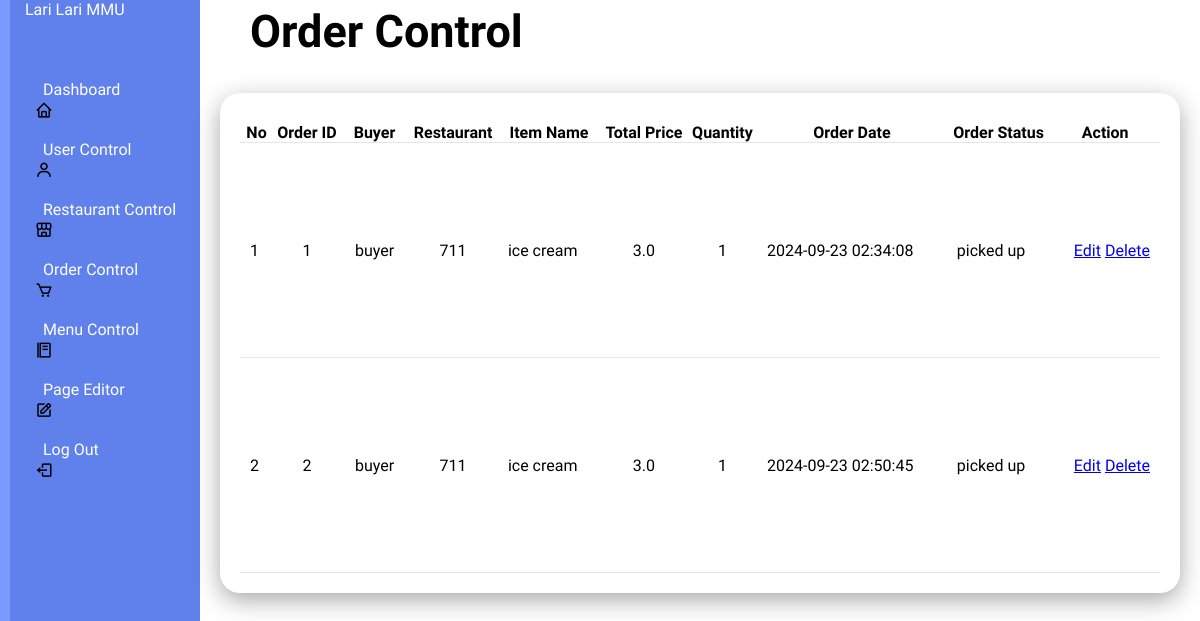
The page /ordercontrol on the database as committed earlier.
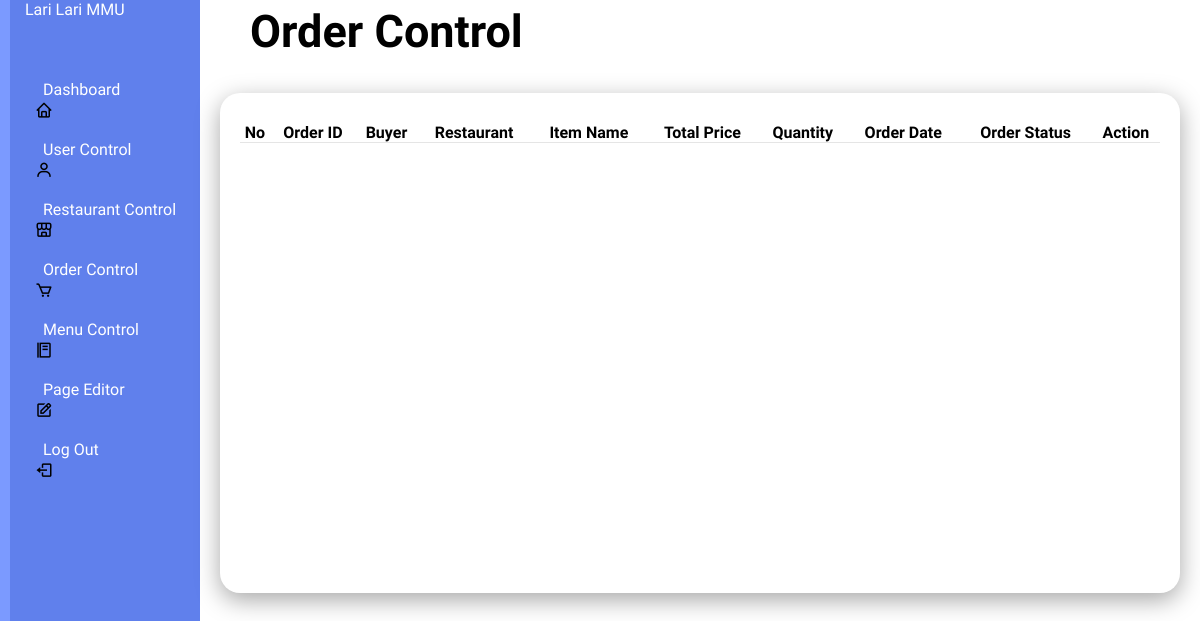
The same page on the database as committed later.
### tables this page shows
CREATE TABLE orders (
            id INTEGER PRIMARY KEY AUTOINCREMENT,
            buyer_username TEXT NOT NULL,
            restaurant_name TEXT NOT NULL,
            item_name TEXT NOT NULL,
            total_price REAL NOT NULL,
            quantity INTEGER NOT NULL,
            order_date TIMESTAMP DEFAULT CURRENT_TIMESTAMP, 
            order_status TEXT DEFAULT 'available',
            status TEXT DEFAULT 'pending',
            runner_name TEXT,
            runner_lat REAL,
            runner_lng REAL,
            delivery_address TEXT,
            delivery_lat REAL,
            delivery_lng REAL
        );

### app.py (the view)
@app.route('/ordercontrol', methods=['GET'])
def ordercontrol():
    conn = get_db_connection()
    cursor = conn.cursor()
    query = """
        SELECT id, buyer_username, restaurant_name, item_name, total_price, quantity, order_date, status
        FROM orders
    """
    cursor.execute(query)
    orders = cursor.fetchall()
    conn.close()
    return render_template('ordercontrol.html', orders=orders)

### app.py (called while the page is built)
def get_db_connection():
    con = sqlite3.connect("database.db")
    con.row_factory = sqlite3.Row
    return con

### templates/ordercontrol.html (shortened to what this page needs)
<!DOCTYPE html>
<html lang="en">
<head>
    <link rel="stylesheet" type="text/css" href="../static/style(admin2).css">
    <link rel="stylesheet" href="https://unpkg.com/boxicons@latest/css/boxicons.min.css">
        <link href="https://cdn.jsdelivr.net/npm/remixicon@4.3.0/fonts/remixicon.css" rel="stylesheet"/>
        <link rel="stylesheet" href="https://unpkg.com/aos@next/dist/aos.css" />
</head>
</head>
<body>
    <div class="admincontainer">
        <div class="navbar">
            <ul>
                <li><a href="#">Lari Lari MMU</a></li>
                <li><i class='bx bx-home'></i><a href="/admin">Dashboard</a></li>
                <li><i class='bx bx-user'></i><a href="/usercontrol">User Control</a></li>
                <li><i class='bx bx-store-alt'></i><a href="/restaurantcontrol">Restaurant Control</a></li>
                <li><i class='bx bx-cart'></i><a href="/ordercontrol">Order Control</a></li>
                <li><i class='bx bx-food-menu'></i><a href="/menucontrol">Menu Control</a></li>
                <li><i class='bx bx-edit'></i><a href="/pageEditor">Page Editor</a></li>
                <li><i class='bx bx-log-out'></i><a href="/logout">Log Out</a></li>
            </ul>
        </div>
    </div>
    <div class="admin-main">
        <div class="admin-header">
            <h2>Order Control</h2>
        </div>
        <div class="admin-table">
            <div class="table-body">
                <table>
                    <thead>
                        <tr>
                            <th>No</th>
                            <th>Order ID</th>
                            <th>Buyer</th>
                            <th>Restaurant</th>
                            <th>Item Name</th>
                            <th>Total Price</th>
                            <th>Quantity</th>
                            <th>Order Date</th>
                            <th>Order Status</th>
                            <th>Action</th>
                        </tr>
                    </thead>
                    <tbody>
                        {% for order in orders %}
                        <tr>
                            <td>{{ loop.index }}</td>
                            <td>{{ order.id }}</td>
                            <td>{{ order.buyer_username }}</td>
                            <td>{{ order.restaurant_name }}</td>
                            <td>{{ order.item_name }}</td>
                            <td>{{ order.total_price }}</td>
                            <td>{{ order.quantity }}</td>
                            <td>{{ order.order_date }}</td>
                            <td>{{ order.status }}</td>
                            <td class="actions">
                              <a href="{{ url_for('edit_order', order_id=order.id) }}">Edit</a>
                              <a href="{{ url_for('delete_order', order_id=order.id) }}" onclick="return confirm('Are you sure you want to delete this order?')">Delete</a>
                          </td>
                         </tr>
                         {% endfor %}
                     </tbody>
                 </table>
            </div>
        </div>
    </div>
</body>
</html>

Rows that differ between the two databases and show on the page:
removed orders: id "1", buyer_username "buyer", restaurant_name "711", item_name "ice cream", total_price "3.0", quantity "1", order_date "2024-09-23 02:34:08", status "picked up"
removed orders: id "2", buyer_username "buyer", restaurant_name "711", item_name "ice cream", total_price "3.0", quantity "1", order_date "2024-09-23 02:50:45", status "picked up"
